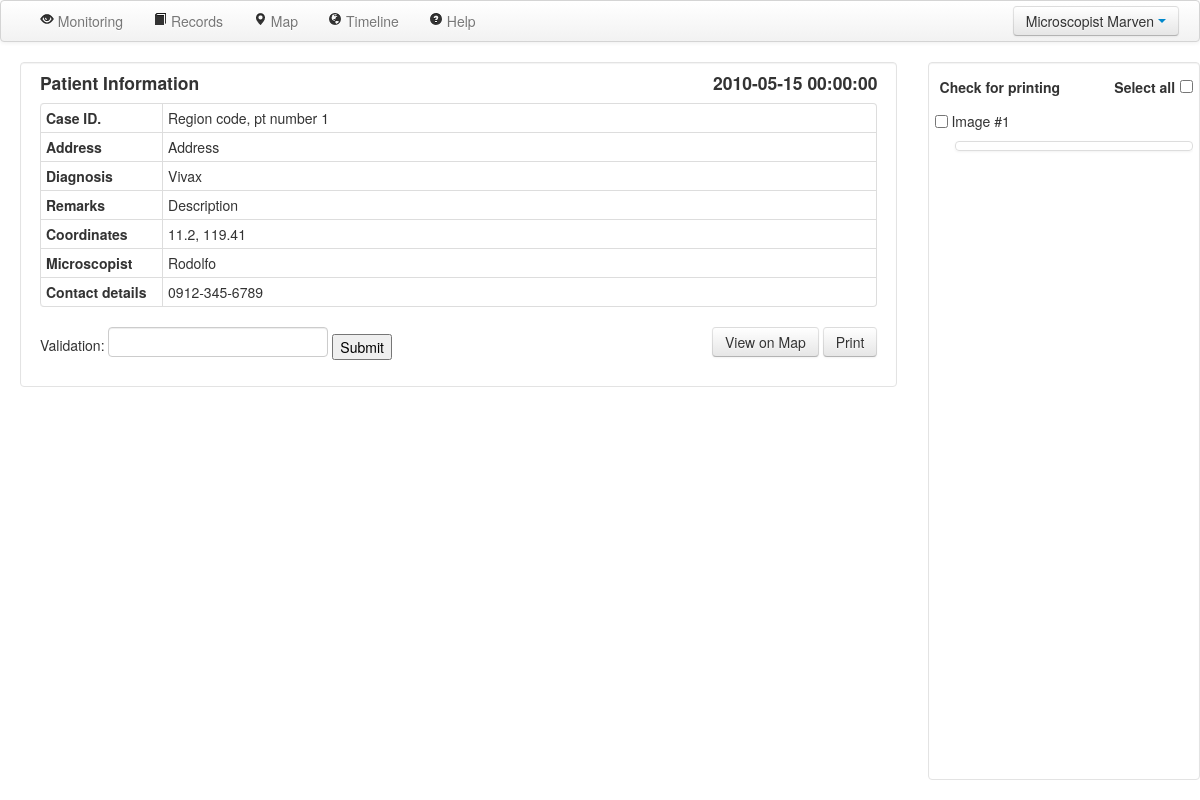
The page /case/1/ (signed in) on the database its author committed.
### serveus/models.py (models this page shows, shortened)
class UserType(db.Model):
    __tablename__ = 'usertype'
    id = db.Column(db.Integer, primary_key=True)
    name = db.Column(db.String(80), unique=True)
    users = db.relationship('User', backref='usertype', lazy='dynamic')

class User(db.Model, UserMixin):
    __tablename__ = 'user'
    id = db.Column(db.Integer, primary_key=True)
    username = db.Column(db.String(80), unique=True)
    password = db.Column(db.String(120))
    firstname = db.Column(db.String(100))
    lastname = db.Column(db.String(100))
    usertype_id = db.Column(db.Integer, db.ForeignKey('usertype.id'))
    case =  db.relationship('Case', backref='user', lazy='dynamic')
    contact = db.Column(db.String(80))
    email = db.Column(db.String(80),unique=True)
    def __str__(self):
        return self.username

class Case(db.Model):
    __tablename__ = 'case'
    id = db.Column(db.Integer, primary_key=True)
    date = db.Column(db.DateTime())
    parasite = db.Column(db.String(100))
    description = db.Column(db.String(1000))
    comment = db.Column(db.String(1000))
    lat = db.Column(db.Float)
    lng = db.Column(db.Float)
    user_id = db.Column(db.Integer, db.ForeignKey('user.id'))
    images = db.relationship('Image', backref='case', lazy='dynamic')

### serveus/views.py (the view, shortened to what this page needs)
@app.route('/case/<int:id>/',  methods = ['GET', 'POST'])
def case(id):
    case = Case.query.get(id)
    images = []
    for img in case.images:
        images.append((img.id, 'pic/' + str(img.id)))
    images = sorted(images)
    return render_template("case.html", case = case, user = current_user, images=images)

### serveus/views.py (called while the page is built)
@login_manager.user_loader
def load_user(userid):
    return User.query.get(userid)

### serveus/templates/case.html (shortened to what this page needs)
<!DOCTYPE html>
<html>
	<head>
		<link href="/static/css/bootstrap.min.css" rel="stylesheet" media="screen">
		<link href="/static/css/bootstrap-responsive.css" rel="stylesheet">
        <link href="/static/css/bootstrap-image-gallery.css" rel="stylesheet">
	</head>
	<body>
    <form id="super" action="" method="post">
		<div class="navbar" style="width: 100%;">
			<div class="navbar-inner">
                <ul class="nav pull-right">
                    <div class="btn-group">
                        <a class="btn dropdown-toggle" data-toggle="dropdown" href="#">
                        {{user.usertype.name}} {{ user.username }}
                        <span class="caret"></span>
                        </a>
                    </div>
                </ul>
                <div class="nav-collapse collapse">
                    <div>
                        <ul class="nav pull-left">
                            <li>&nbsp</li>
                            <li><a href="/monitoring/"><i class="icon-eye-open"></i> Monitoring</a></li>
                            <li><a href="/records/"><i class="icon-book"></i> Records</a></li>
                            <li><a href="/map/"><i class="icon-map-marker"></i> Map</a></li>
                            <li><a href="/timeline/"><i class="icon-globe"></i> Timeline</a></li>
                            <li><a href="#helpModal" id="help" data-toggle="modal"><i class="icon-question-sign"></i> Help</a></li>
                        </ul>
                    </div>
                </div>
			</div>
		</div>
		<div class="container-fluid" style="background-color: white; position: relative; height: 100%; padding-bottom: 0; padding-right: 0">
			<div class="row-fluid" style="background-color: white; position: relative; height: 100%">
				<div class="span9 well container" style="background-color: white; padding-top: 0;" >
					<h4 class="pull-left">Patient Information</h4>
                    <h4 class="pull-right">{{case.date}}</h4>
                    <table class="table table-condensed table-bordered" style="width: 100%">
                    <tr><th class="span2">Case ID.<td class="span10">Region code, pt number {{case.id}}
                    <tr><th>Address<td>Address
                    <tr><th>Diagnosis<td>{{case.parasite}}
                    <tr><th>Remarks<td>{{case.description}}
                    <tr><th>Coordinates<td>{{case.lat}}, {{case.lng}}
                    <tr><th>Microscopist<td>{{case.user}}
                    <tr><th>Contact details<td>{{case.user.contact}}
                    </table>
                    <div class="pull-right">
                    <a class="btn btn-medium" href="/map/?lat={{case.lat}}&lng={{case.lng}}&zoom=13&date_start=1/1/1970&date_end=Today">View on Map</a>
                    <input class="btn btn-medium" type="submit" value="Print" style="height: 30px">
                    </div>
                    Validation: <input type="text" id="validator" name="validator">
                    <input type="submit" value="Submit">
				</div>
				<div class="span3 well" style="background-color: white; overflow-y: auto; overflow-x:hidden; position: relative; height: 100%; padding: 0.5%; padding-top: 0;">
                    <div class="tab-content">
                        <div class="tab-pane fade in active" id="raw_images">
                            <table class="table-condensed" style="width: 100%; vertical-align: bottom; padding: 0; margin: 0">
                            <tr>
                            <td style="width: 64%"><h5 class="pull-left">Check for printing</h5>
                            <td style="width: 34%"><h5 class="pull-right">Select all</h5>
                            <td style="width: 2%; padding: 0%"><input id="selectAll" class=" pull-right" type="checkbox" onclick="toggleAll()" style="margin-bottom: 5px">
                            </table>
                            <div class="row-fluid" id="gallery" data-toggle="modal-gallery" data-target="#modal-gallery" style="padding: 0">
                                <ul class="thumbnails">
                                 {% for j, i in images %}
                                <li class="span12" style="margin: 0; margin-left: 0; margin-right: 1.2%; margin-bottom: 1.2%">
                                    <div class="container span12">
                                        <input class=" pull-left" type="checkbox" name="checkbox_{{loop.index0}}" id="chkbox_{{loop.index0}}" onchange="toggleSelectAll({{loop.index0}})">
										<p>&nbsp;Image #{{j}}</p>
										<a title="{{i}}" href="/{{i}}" class="thumbnail  pull-right" style="width: calc(100% - 30px)" data-gallery="gallery" onclick="window.currentImageIndex={{loop.index0}};getElementById('currentlyViewed_chkbox_printing').checked = document.getElementById('chkbox_'+{{loop.index0}}).checked; $('span#modalImageNumber').text('{{j}}');">
                                        </a>
                                    </div>
                                 {% endfor %}
                                 </li>
                                </ul>
                            </div>
                        </div>
                    </div>
				</div>
			</div>
		</div>
    </form>
	</body>
</html>

### serveus/templates/case.html (style rules this page uses)
html, body { margin:0; padding:0; height:100%; }
#super { height: calc(100% - 82px); }

### rows shown on the page
UserType: usertype.name "Microscopist"
User: username "Marven"
Case: date "2010-05-15 00:00:00", id "1", parasite "Vivax", description "Description", lat "11.2", lng "119.41"
User: user "Rodolfo", user.contact "0912-345-6789"

### other values the page prints
{{ j }} "1"
